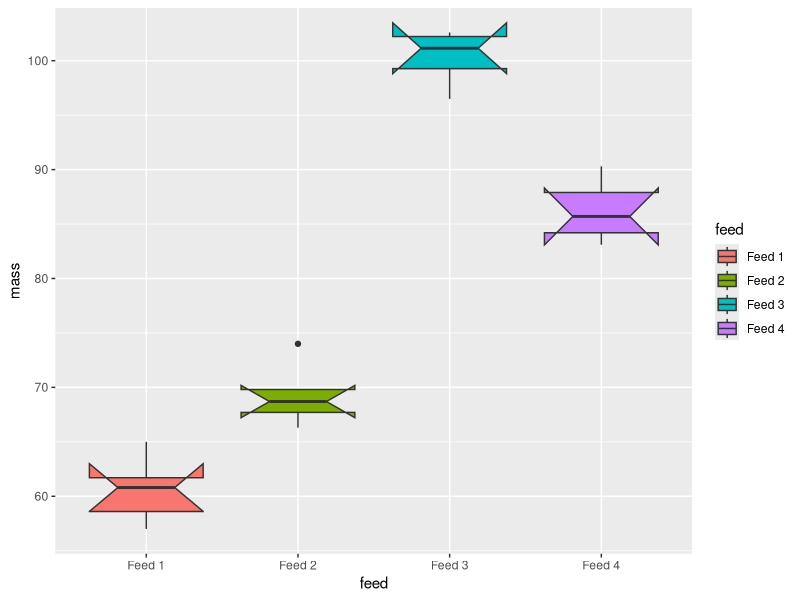
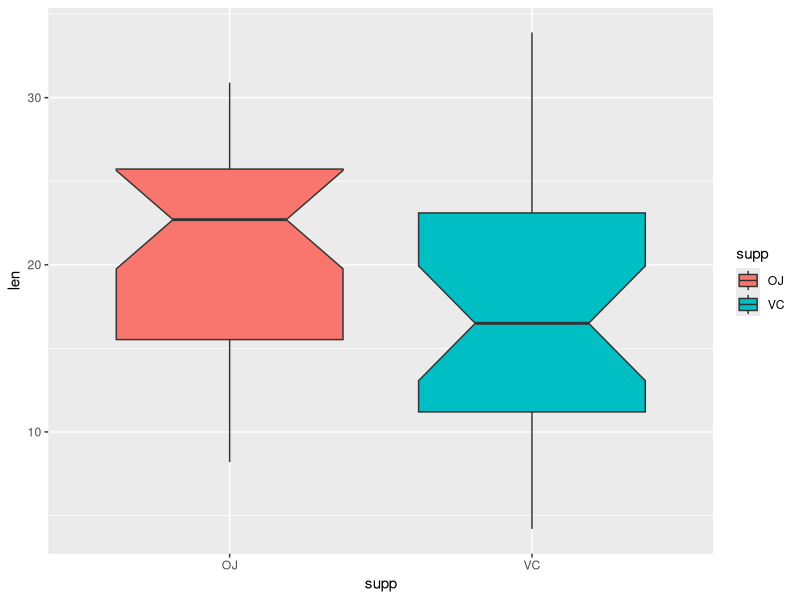
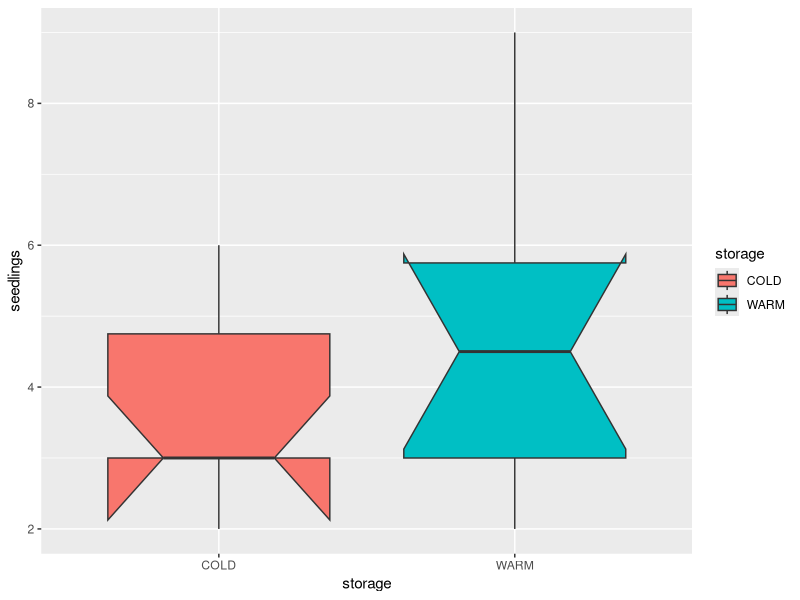

The R source for these figures, in order:
# Akira Govender
# ANOVA Exercies
# Purpose: To complete ANOVA exercises
# 24 April 2018

# Setup -------------------------------------------------------------------

library(tidyverse)

# Exercise 1 --------------------------------------------------------------

# Load data  --------------------------------------------------------------

feed_1 <- c(60.8, 57.0, 65.0, 58.6, 61.7)
feed_2 <- c(68.7, 67.7, 74.0, 66.3, 69.8)
feed_3 <- c(102.6, 102.1, 100.2, 96.5)
feed_4 <- c(87.9, 84.2, 83.1, 85.7, 90.3)

# Does feed type have an effect on the mass of pigs at 
# the end of the experiment?

# Make a dataframe

bacon <- as.tibble(data.frame(
  feed = c(
    rep("Feed 1", length(feed_1)),
    rep("Feed 2", length(feed_2)),
    rep("Feed 3", length(feed_3)),
    rep("Feed 4", length(feed_4))),
  mass = c(feed_1, feed_2, feed_3, feed_4)))

Bacon_1 <- as_tibble(bacon)
Bacon_2 <- aov(mass ~ feed, data = Bacon_1)
summary(Bacon_2)

ggplot(data = Bacon_2, aes(x = feed, y = mass)) +
  geom_boxplot(aes(fill = feed), notch = TRUE)

# There is a significant difference hence feed type has an effect on pig mass.

# Extra analysis 

TukeyHSD(Bacon_2)

# Exercise 2  -------------------------------------------------------------

# Load data

teeth <- datasets::ToothGrowth

# Determine hypothesis 

# HO: There is no difference between the length of tooth and the supplement 
# H1: There is a difference between the length of tooth and the supplement

# ANOVA Test 

teeth.aov <- aov(len ~ supp, data = teeth)
summary(teeth.aov)

# Create graph 

ggplot(data = teeth.aov, aes(x = supp, y = len)) +
  geom_boxplot(aes(fill = supp), notch = TRUE)

# Results 

# As the p value is greater than 0.05, it can be said that the supplement
# has no effect on the length of the tooth thus the null hypothesis is accepted

# Exercise 3  -----------------------------------------------------------------

# Load data 

seeds <- read.csv2("seedlings.csv")

# Determine hypothesis 

# HO: There is no difference between number of seedlings and the temperature they are grown at  
# H1: There is a difference between number of seedlings and the temperature they are grown at  

# ANOVA Test 

seeds.aov <- aov(seedlings ~ storage, data = seeds)
summary(seeds.aov)

# Create graph 

ggplot(data = seeds.aov, aes(x = storage, y = seedlings)) +
  geom_boxplot(aes(fill = storage), notch = TRUE)

# Results 

# As the p value is greater than 0.05, it can be said that the temperature
# the plants are grown at has no effect on the number of seedlings produced
# thus the null hypothesis is accepted

# End of Exercises  -------------------------------------------------------


